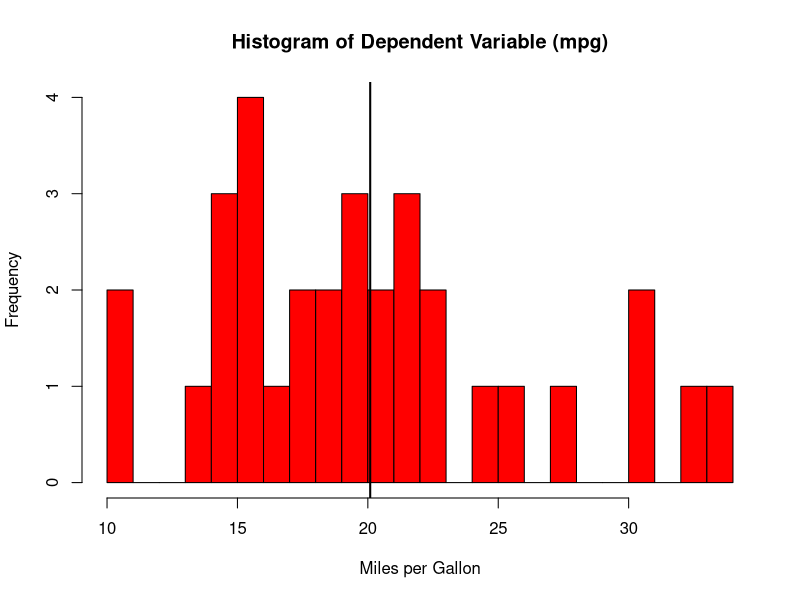
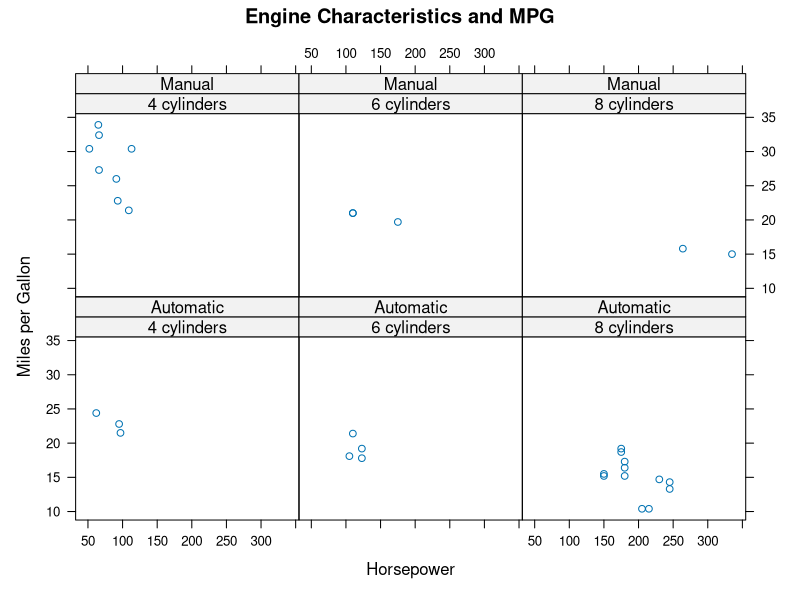
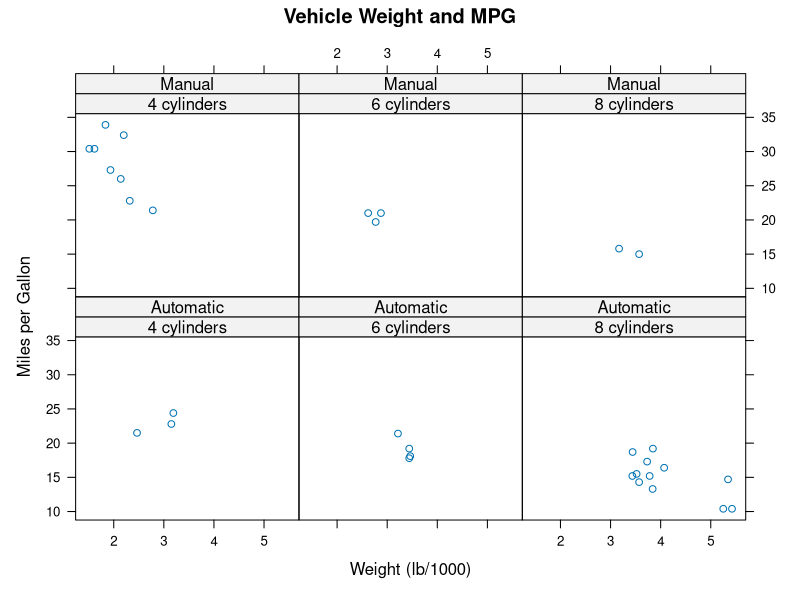
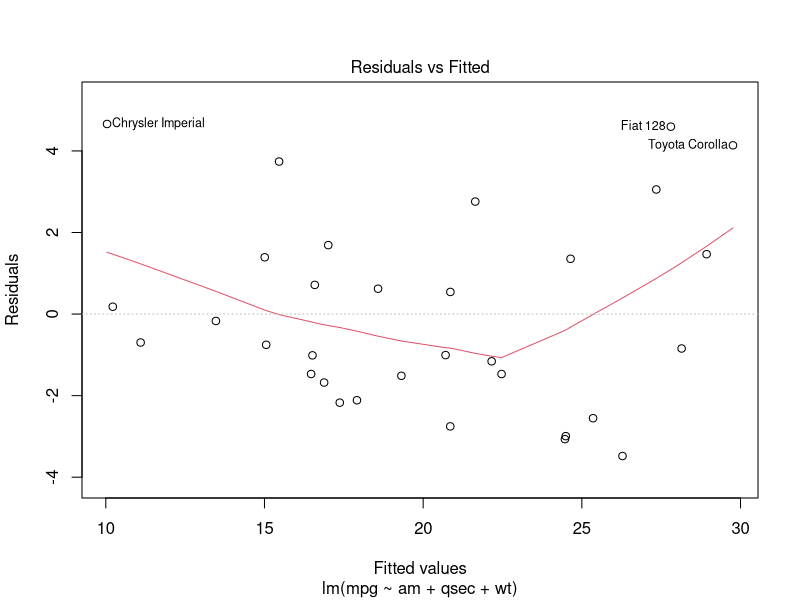
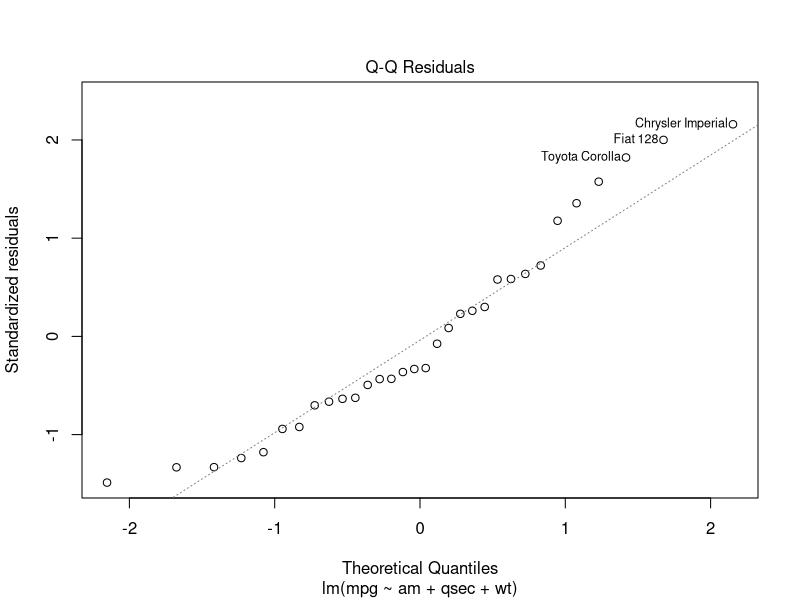
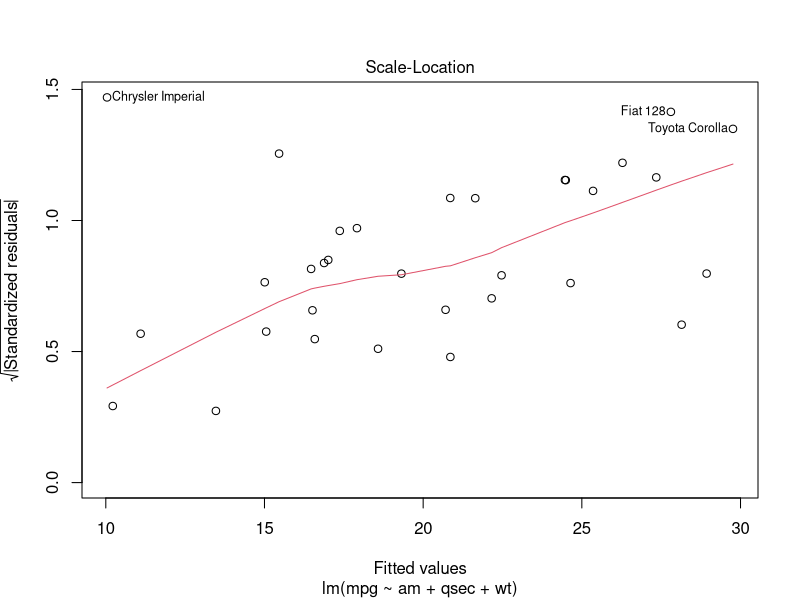
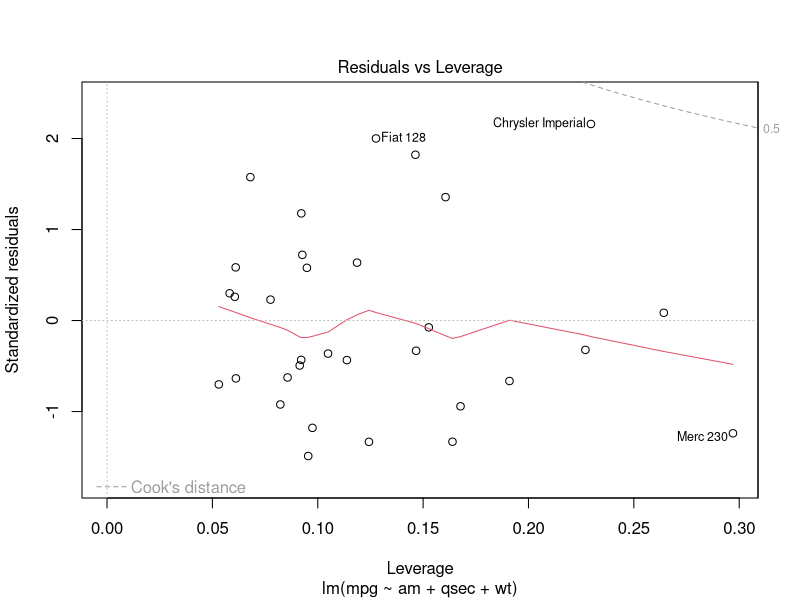

Generate these figures, in order, with R:
## ---- chunk 1
library(datasets)
library(lattice)
data(mtcars)
mtcars <-mtcars
## ---- chunk 2
summary(mtcars)
## ---- chunk 3
hist(mtcars$mpg,breaks=32,col="red",main="Histogram of Dependent Variable (mpg)",xlab="Miles per Gallon")
abline(v=mean(mtcars$mpg),lwd=2)
shapiro.test(mtcars$mpg)
## ---- chunk 4
mtcars$am <- as.factor(mtcars$am)
levels(mtcars$am) <- c("Automatic","Manual")
mtcars$cyl <- as.factor(mtcars$cyl)
levels(mtcars$cyl) <- c("4 cylinders","6 cylinders","8 cylinders")
xyplot(mpg~hp|cyl*am,data=mtcars,ylab="Miles per Gallon",xlab="Horsepower",main="Engine Characteristics and MPG")
## ---- chunk 5
xyplot(mpg~wt|cyl*am,data=mtcars,ylab="Miles per Gallon",xlab="Weight (lb/1000)",main="Vehicle Weight and MPG")
## ---- chunk 6
reg <- lm(mpg~.,data=mtcars)
summary(reg)
## ---- chunk 7
final.reg <- lm(mpg~am+qsec+wt,data=mtcars)
## ---- chunk 8
summary(final.reg)
## ---- chunk 9
plot(final.reg)
